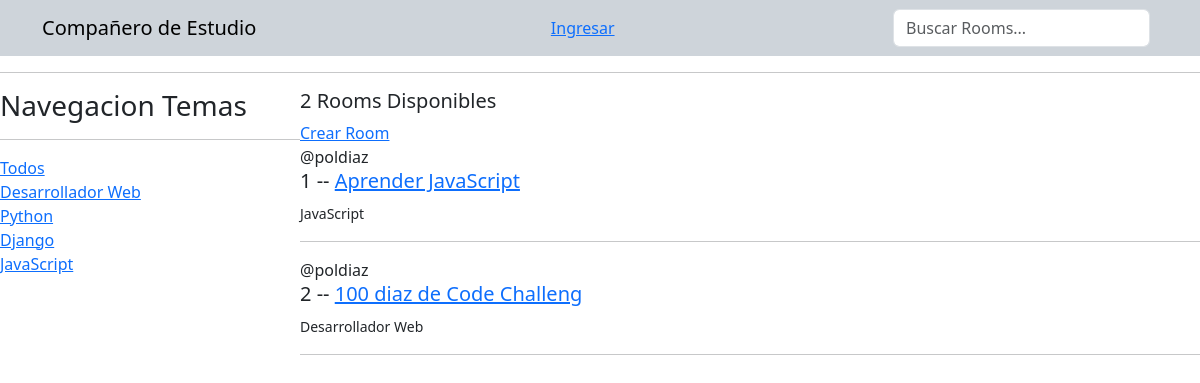
The app's page /, older data.
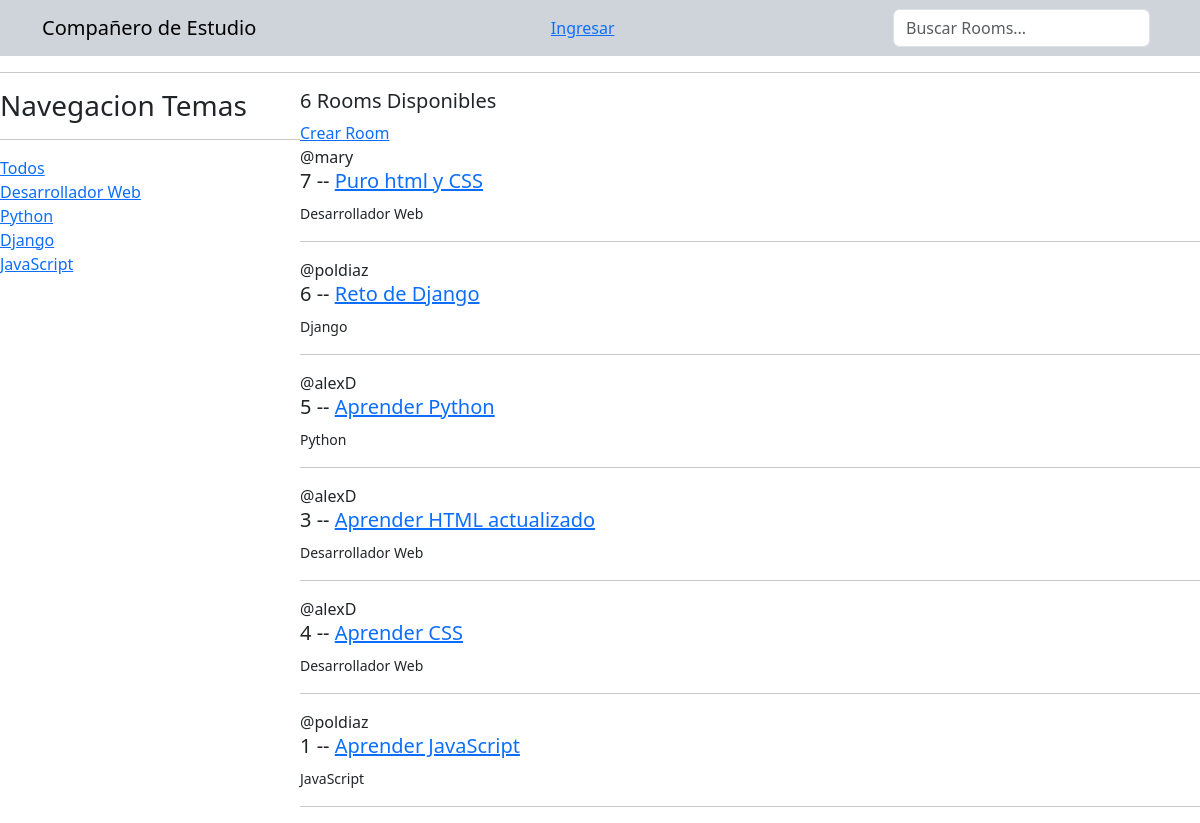
The same page, newer data.
### base/models.py (models this page shows, shortened)
class Topic(models.Model):
    name = models.CharField(max_length=200)

class Room(models.Model):
    host = models.ForeignKey(User, on_delete=models.SET_NULL, null=True)
    topic = models.ForeignKey(Topic, on_delete=models.SET_NULL, null=True)
    name = models.CharField(max_length=200)
    description = models.TextField(null=True, blank=True)
    participants = models.ManyToManyField(User, related_name='participants', blank=True)
    updated = models.DateTimeField(auto_now=True)
    created = models.DateTimeField(auto_now_add=True)
    class Meta:
        ordering = ['-updated', '-created']

### base/views.py (the view)
# urls.py: path('', views.home, name="home"),
def home(request):
    q = request.GET.get("q") if request.GET.get("q") != None else ""
    rooms = Room.objects.filter(
        Q(topic__name__icontains=q) | Q(name__icontains=q) | Q(description__icontains=q)
    )
    topics = Topic.objects.all()
    room_count = rooms.count()
    context = {"rooms": rooms, "topics": topics, "room_count": room_count}
    return render(request, "base/home.html", context)

### base/templates/base/home.html (shortened to what this page needs)
{% extends "main.html" %}
{% block content %}
<div class="home-container">
  <div>
    <h3>Navegacion Temas</h3>
    <hr />
    <div>
      <a href="{% url 'home' %}">Todos</a>
    </div>
    {% for topic in topics %}
      <div>
        <a href="{% url 'home' %}?q={{topic.name}}">{{topic.name}}</a>
      </div>
    {% endfor %}
  </div>
  <div>
    <h5>{{ room_count }} Rooms Disponibles</h5>
    <a href="{% url 'create-room' %}">Crear Room</a>
    <div>
      {% for room in rooms %}
      <div>
        <span>@{{ room.host.username }}</span>
        <h5>
          {{ room.id }} --
          <a href="{% url 'room' room.id %}"> {{ room.name }}</a>
        </h5>
        <small>{{ room.topic.name }}</small>
        <hr />
      </div>
      {% endfor %}
    </div>
  </div>
</div>
{% endblock content %}

Row changes from the older to the newer data that the page shows:
removed Room: host.username "poldiaz", id "2", name "100 diaz de Code Challeng", topic.name "Desarrollador Web"
added Room: host.username "mary", id "7", name "Puro html y CSS", topic.name "Desarrollador Web"
added Room: host.username "poldiaz", id "6", name "Reto de Django", topic.name "Django"
added Room: host.username "alexD", id "5", name "Aprender Python", topic.name "Python"
added Room: host.username "alexD", id "3", name "Aprender HTML actualizado", topic.name "Desarrollador Web"
added Room: host.username "alexD", id "4", name "Aprender CSS", topic.name "Desarrollador Web"
Text that changed along with them:
{{ room_count }}: "2" → "6"
